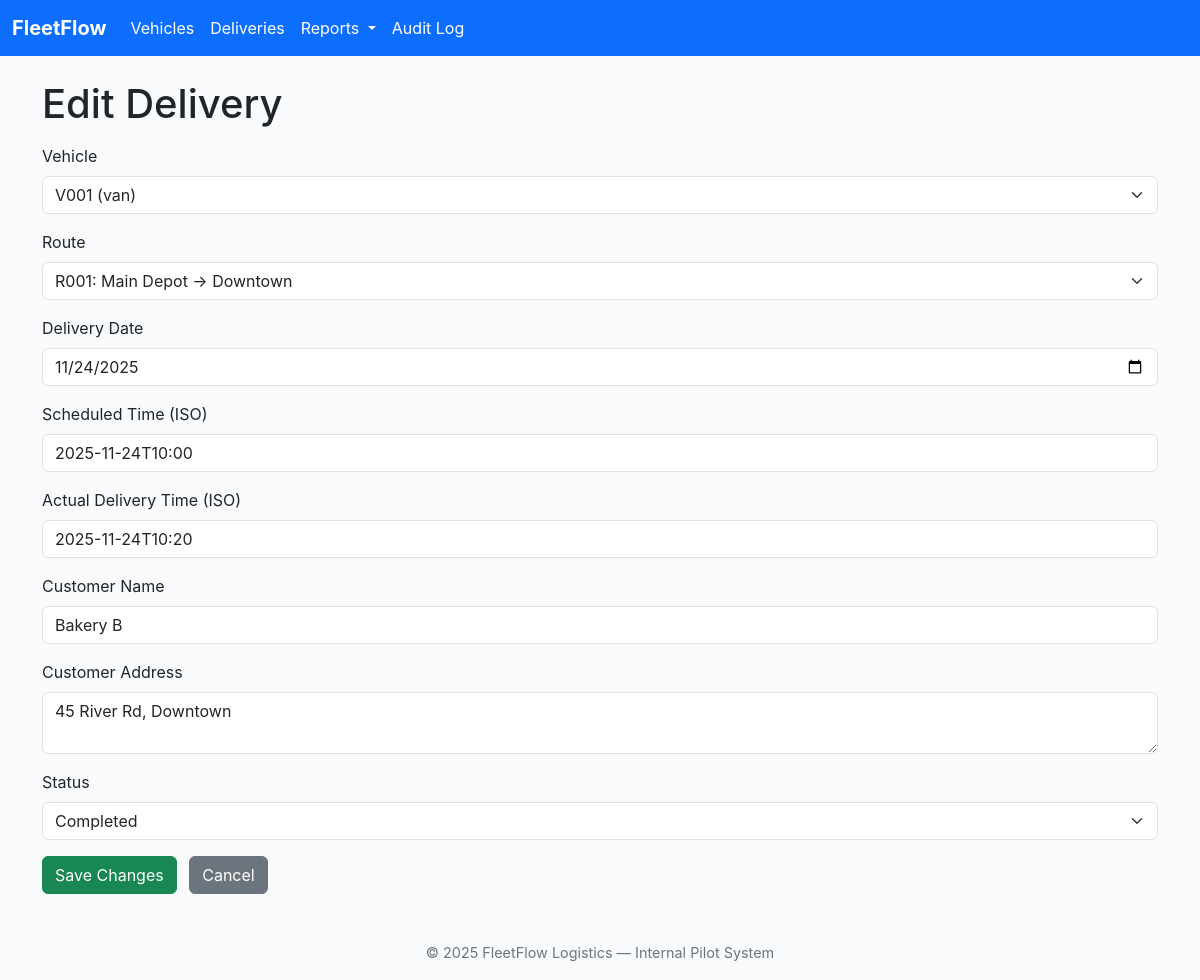
The page /deliveries/2/edit on the database its author committed.
### tables this page shows
CREATE TABLE deliveries (
    delivery_id INTEGER PRIMARY KEY AUTOINCREMENT,
    vehicle_id TEXT NOT NULL,
    route_id   TEXT NOT NULL,
    delivery_date TEXT NOT NULL, -- YYYY-MM-DD
    -- Additional deliveries attributes I added for better tracking
    scheduled_time TEXT, -- ISO datetime string
    delivery_time TEXT,  -- ISO datetime string
    customer_name TEXT,
    customer_address TEXT,
    -- Added Checks for data integrity
    status TEXT NOT NULL CHECK (status IN ('pending', 'in_transit', 'completed', 'cancelled')),
    FOREIGN KEY(vehicle_id) REFERENCES vehicles(vehicle_id),
    FOREIGN KEY(route_id) REFERENCES routes(route_id)
);

### app.py (the view, shortened to what this page needs)
@app.route("/deliveries/<int:delivery_id>/edit", methods=["GET", "POST"])
def edit_delivery(delivery_id):
    db = get_db()
    delivery = db.execute(
        "SELECT * FROM deliveries WHERE delivery_id = ?",
        (delivery_id,),
    ).fetchone()
    if delivery is None:
        return "Delivery not found", 404
    vehicles = db.execute(
        "SELECT vehicle_id, type FROM vehicles WHERE status != 'retired' ORDER BY vehicle_id"
    ).fetchall()
    routes = db.execute(
        "SELECT route_id, origin, destination FROM routes WHERE is_active = 1 ORDER BY route_id"
    ).fetchall()
    return render_template(
        "delivery_form.html",
        delivery=delivery,
        vehicles=vehicles,
        routes=routes,
        form_action=url_for("edit_delivery", delivery_id=delivery_id),
        is_edit=True,
        error=None,
    )

### app.py (called while the page is built)
def get_db():
    if "db" not in g:
        conn = sqlite3.connect(DATABASE)
        conn.row_factory = sqlite3.Row
        conn.execute("PRAGMA foreign_keys = ON;")
        g.db = conn
    return g.db

### templates/delivery_form.html (shortened to what this page needs)
{% extends "base.html" %}
{% block content %}
<h1>{{ "Edit Delivery" if is_edit else "Add Delivery" }}</h1>
<form action="{{ form_action }}" method="post" class="mt-3">
    <div class="mb-3">
        <label for="vehicle_id" class="form-label">Vehicle</label>
        <select id="vehicle_id" name="vehicle_id" class="form-select" required>
            {% for v in vehicles %}
                {% set selected = (delivery and delivery["vehicle_id"] == v["vehicle_id"]) %}
                <option value="{{ v['vehicle_id'] }}" {% if selected %}selected{% endif %}>
                    {{ v["vehicle_id"] }} ({{ v["type"] }})
                </option>
            {% endfor %}
        </select>
    </div>
    <div class="mb-3">
        <label for="route_id" class="form-label">Route</label>
        <select id="route_id" name="route_id" class="form-select" required>
            {% for r in routes %}
                {% set selected = (delivery and delivery["route_id"] == r["route_id"]) %}
                <option value="{{ r['route_id'] }}" {% if selected %}selected{% endif %}>
                    {{ r["route_id"] }}: {{ r["origin"] }} → {{ r["destination"] }}
                </option>
            {% endfor %}
        </select>
    </div>
    <div class="mb-3">
        <label for="delivery_date" class="form-label">Delivery Date</label>
        <input type="date"
               class="form-control"
               id="delivery_date"
               name="delivery_date"
               required
               value="{{ delivery['delivery_date'] if delivery else '' }}">
    </div>
    <div class="mb-3">
        <label for="scheduled_time" class="form-label">Scheduled Time (ISO)</label>
        <input type="text"
               class="form-control"
               id="scheduled_time"
               name="scheduled_time"
               placeholder="e.g. 2025-11-24T09:00"
               value="{{ delivery['scheduled_time'] if delivery and delivery['scheduled_time'] else '' }}">
    </div>
    <div class="mb-3">
        <label for="delivery_time" class="form-label">Actual Delivery Time (ISO)</label>
        <input type="text"
               class="form-control"
               id="delivery_time"
               name="delivery_time"
               placeholder="e.g. 2025-11-24T09:30"
               value="{{ delivery['delivery_time'] if delivery and delivery['delivery_time'] else '' }}">
    </div>
    <div class="mb-3">
        <label for="customer_name" class="form-label">Customer Name</label>
        <input type="text"
               class="form-control"
               id="customer_name"
               name="customer_name"
               value="{{ delivery['customer_name'] if delivery and delivery['customer_name'] else '' }}">
    </div>
    <div class="mb-3">
        <label for="customer_address" class="form-label">Customer Address</label>
        <textarea id="customer_address"
                  name="customer_address"
                  class="form-control"
                  rows="2">{{ delivery['customer_address'] if delivery and delivery['customer_address'] else '' }}</textarea>
    </div>
    <div class="mb-3">
        <label for="status" class="form-label">Status</label>
        {% set current_status = delivery['status'] if delivery else 'pending' %}
        <select id="status" name="status" class="form-select" required>
            <option value="completed"   {% if current_status == 'completed' %}selected{% endif %}>Completed</option>
        </select>
    </div>
    <button type="submit" class="btn btn-success">
        {{ "Save Changes" if is_edit else "Create Delivery" }}
    </button>
    <a href="{{ url_for('list_deliveries') }}" class="btn btn-secondary ms-2">Cancel</a>
</form>
{% endblock %}

### templates/base.html (style rules this page uses)
body { background-color: #f8fafc; font-family: "Inter", system-ui, -apple-system, sans-serif; }

### rows shown on the page
deliveries: delivery_date "11/24/2025", scheduled_time "2025-11-24T10:00", delivery_time "2025-11-24T10:20", customer_name "Bakery B", customer_address "45 River Rd, Downtown", status "Completed"

### other values the page prints
{{ "Edit Delivery" if is_edit else "Add Delivery" }} "Edit Delivery"
{{ "Save Changes" if is_edit else "Create Delivery" }} "Save Changes"
{{ current_year | default(2025) }} "2025"
form field vehicle_id "V001 (van)"
form field route_id "R001: Main Depot → Downtown"
